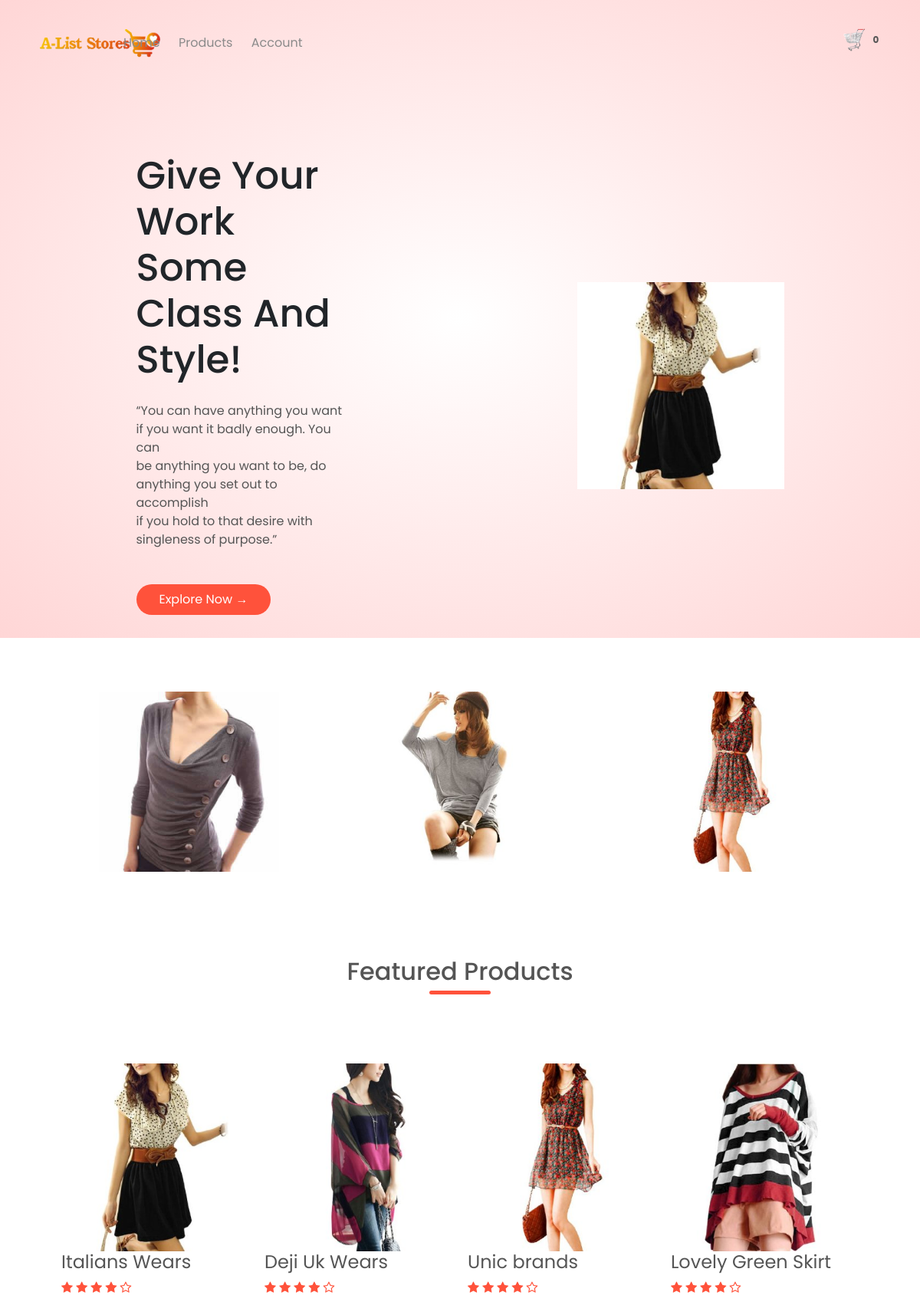
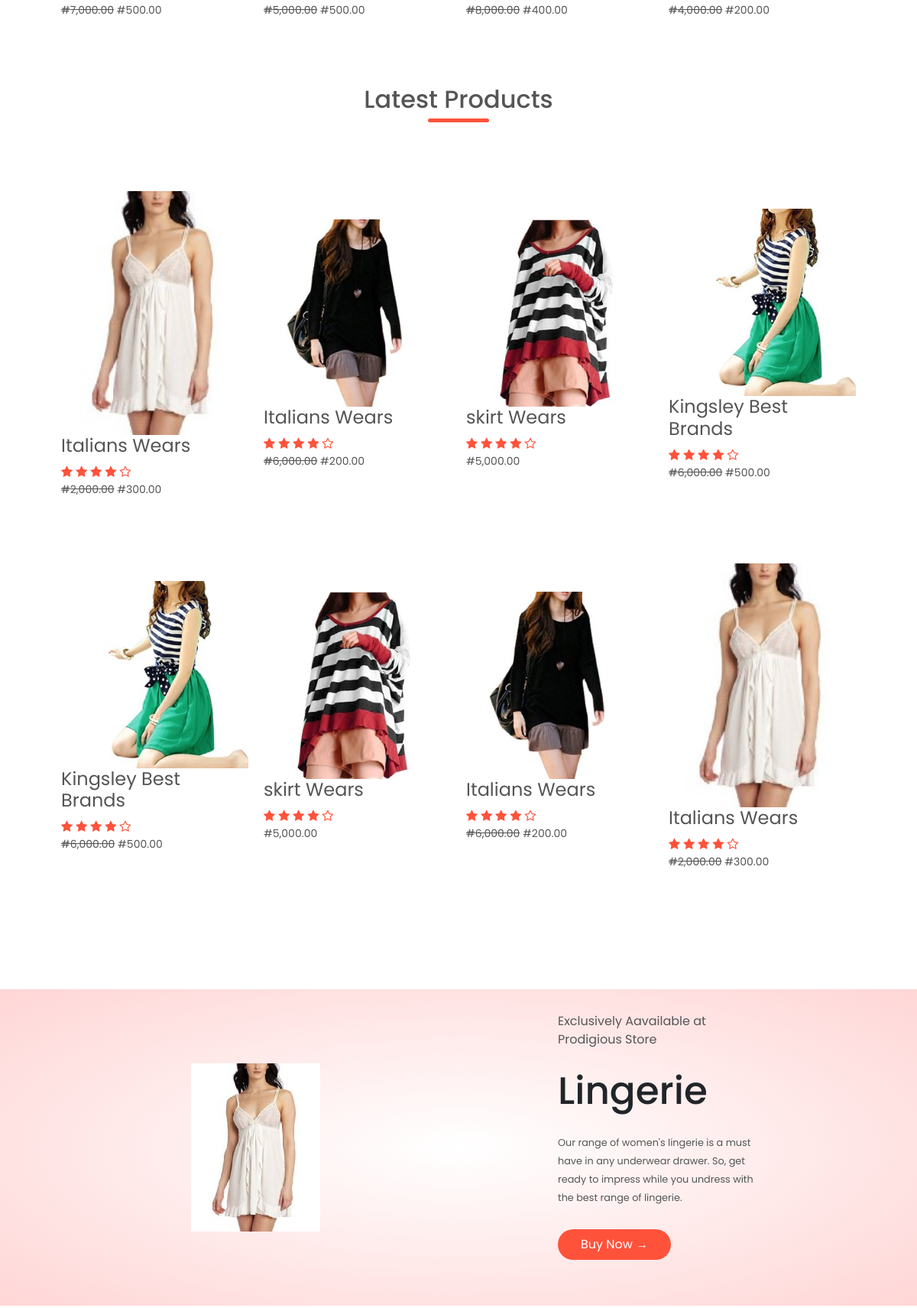
The page / (upper part) on the database its author committed (2 pictures, top to bottom).
### home/models.py (models this page shows, shortened)
class Setting(models.Model):
    STATUS =(
        ('True', 'True'),
        ('False', 'False'),
    )
    title = models.CharField(max_length=100)
    keywords = models.CharField(max_length=255)
    description = models.CharField(max_length=255, null=True)
    company = models.CharField(max_length=50, null=True)
    address = models.CharField( max_length=100)
    phone = models.CharField( null=True, max_length=15)
    email = models.CharField(blank=True, max_length=50)
    icon = models.ImageField(blank=True,null=True,  upload_to='images/')
    logo = models.ImageField(blank=True,null=True, upload_to='images/')
    cart_icon = models.ImageField(blank=True,null=True, upload_to='images/')
    menu_icon = models.ImageField(blank=True,null=True, upload_to='images/')
    facebook = models.CharField(blank=True, max_length=50)
    instagram = models.CharField(blank=True, max_length=50)
    twitter = models.CharField(blank=True, max_length=50)
    created_at = models.DateTimeField(auto_now_add=True)
    updated_at = models.DateTimeField(auto_now=True)
    about =RichTextUploadingField(blank=True)
    about2 =RichTextUploadingField(blank=True, default='About')
    contact =RichTextUploadingField(blank=True)
    status = models.CharField(max_length=10, choices=STATUS)

### product/models.py (models this page shows, shortened)
class Product(models.Model):
    STATUS =(
        ('True', 'True'),
        ('False', 'False'),
    )
    AVAILABLE =(
        ('In Stock', 'In Stock'),
        ('Out Of Stock', 'Out Of Stock'),
        ('ReStocked', 'ReStocked'),
    )
    category = models.ForeignKey(Category, on_delete=models.DO_NOTHING)
    title = models.CharField(max_length=150, blank=True)
    keywords = models.CharField(max_length=255)
    description = models.CharField(max_length=255)
    image= models.ImageField(blank=True, upload_to='images/')
    price = models.FloatField(null=True, blank=True)
    sizes = models.CharField(max_length=30, null=True, default='Large')
    discount_price= models.FloatField(blank=True, null=True)
    available= models.CharField(choices=AVAILABLE, max_length=15, default='In Stock')
    quantity_instock = models.IntegerField(null=True, blank=True, default=1000)
    minquantity = models.IntegerField(blank=True)
    amount = models.IntegerField(null=True, blank=True)
    status = models.CharField(max_length=10, choices=STATUS)
    slug = models.SlugField(null=False, unique=True)
    created_at = models.DateTimeField(auto_now_add=True)
    updated_at = models.DateTimeField(auto_now=True)
    featured = models.BooleanField(blank=True)
    latest = models.BooleanField(blank=True)
    banner = models.BooleanField(blank=True)
    offer = models.BooleanField(blank=True)
    detail = RichTextUploadingField()
    def image_tag(self):
        return mark_safe('<img src="{}" height="50"/>'.format(self.image.url))
    image_tag.short_description = 'Image'

class Category(models.Model):
    STATUS =(
        ('True', 'True'),
        ('False', 'False'),
    )
    title = models.CharField(max_length=150)
    image = models.ImageField(blank=True, upload_to='images/')
    status = models.CharField(max_length=10, choices=STATUS)
    slug = models.SlugField(null=False, unique=True)
    created_at = models.DateTimeField(auto_now_add=True)

### home/views.py (the view)
# urls.py: path('', views.index, name='index'),
def index(request):
    setting= Setting.objects.get(pk=1)
    brands = Brand.objects.all()
    testi = Testimonial.objects.all()
    banner = Product.objects.get(banner=True)
    offer = Product.objects.get(offer=True)
    category = Category.objects.all()[:3]
    featured = Product.objects.filter(featured= True)
    latest = Product.objects.filter(latest= True)[:4]
    latest2 = Product.objects.filter(latest= True).order_by('-id')[:4]
    context={
        'setting':setting,
        'brands': brands,
        'testi': testi,
        'banner': banner,
        'offer': offer,
        'category': category,
        'featured': featured,
        'latest': latest,
        'latest2': latest2,
    }
    return render(request, 'index.html', context)

### home/context_processor.py (called while the page is built)
def cartcount(request):
    cartcount = ShopCart.objects.filter(order_placed=False).filter(user__username=request.user.username)
    total_quantity = 0
    for item in cartcount:
        total_quantity += item.quantity
    context = {'itemcount':total_quantity}
    return context

### home/templates/index.html (shortened to what this page needs)
    {% extends 'base.html' %}
    {% load static %}
    {% load humanize %}
    {% block header %} {% include "header.html" %} {% endblock header %}
    {% block content %} {% include "content.html" %} {% endblock content %}
    {% block offer %}  {% include "offer.html" %} {% endblock offer %}

### home/templates/header.html (shortened to what this page needs)
{% load static %}
<div class="headermain">
    <div class="container">
        <div class="header">
            <div class="logo">
                <a href="{% url 'index' %}"><img src="{{setting.logo.url}}" alt="company logo here"></a>
            </div>
            <div class="navbar">
                <ul id="MenuItems">
                        <li><a href="{% url 'index' %}">Home</a></li>
                        <li><a href="{% url 'category' %}">Products</a></li>
                    {% if user.id is not None %}
                        <li><a href="{% url 'user' %}"><img src="{{profile.image.url}}" alt="" style="border-radius: 30px; height:50px"></a></li>
                        <li>
                           <a href="{% url 'user' %}">Welcome!
                                {% if request.user.first_name %}
                                    {{request.user.first_name}}
                                {% else %}
                                    {{request.user.username}}
                                {% endif %}
                           </a>
                        </li>
                        <li><a href="{% url 'logoutfunc' %}">Logout</a></li>
                        <li><a href="">Change Password</a></li>
                    {% else %}
                        <li><a href="{% url 'accountform' %}">Account</a></li>
                    {% endif %}
                </ul>
            </div>
            <a href="{% url 'order:shopcart' %}"><img src="{{setting.cart_icon.url}}" alt="shop cart" width="30px" height="30px">
                {% if itemcount > 0 %}
                    <span class="badge red z-depth-1 mr-1">{{ itemcount }}</span>
                {% else %}
                    <span class="badge red z-depth-1 mr-1">0</span>
                {% endif %}
            </a>
        </div>
        <div class="row">
            <div class="col-2">
                <h1>Give Your Work Some <br> Class And Style!</h1>
                <p>“You can have anything you want if you want it badly enough. You can  <br>be anything
                     you want to be, do anything you set out to accomplish <br>
                      if you hold to that desire with singleness of purpose.”
                </p>
                    <a href="{% url 'category' %}" class="buttons">Explore Now &#8594;</a>
            </div>
            <div class="col-2">
                <img src="{{banner.image.url}}">
            </div>
        </div>
    </div>
</div>

### home/templates/content.html
{% load humanize %}
    <div class="categories">
        <div class="small-container">
            <div class="row">
                {% if category %}
                    {% for item in category %}
                        <div class="col-3">
                            <a href="{% url 'product_list' item.id item.slug %}"><img src="{{ item.image.url}}"></a>
                        </div>
                    {% endfor %}
                {% endif %}
            </div>
        </div>
    </div>
    <div class="small-container">
        <h2 class="title">Featured Products</h2>
        <div class="row">
        {% if featured %}
            {% for item in featured %}
                <div class="col-4">
                    <a href="{% url 'prod_detail' item.id item.slug %}"><img src="{{ item.image.url}}"></a>
                    <a href="{% url 'prod_detail' item.id item.slug %}"><h4>{{item.title}}</h4></a>
                    <div class="rating">
                        <i class="fa fa-star"></i>
                        <i class="fa fa-star"></i>
                        <i class="fa fa-star"></i>
                        <i class="fa fa-star"></i>
                        <i class="fa fa-star-o"></i>
                    </div>
                    <p class="price">
                        {% if item.discount_price %}
                            <del>#{{item.price | floatformat:2 | intcomma}}</del>
                            <span>#{{ item.discount_price | floatformat:2 | intcomma }}</span>
                        {% else %}
                            <span>#{{ item.price | floatformat:2 | intcomma}}</span>
                        {% endif %}
                    </p>
                </div>
            {% endfor %}
        {% endif %}
        </div>
        <h2 class="title">Latest Products</h2>
        <div class="row">
            {% if latest %}
                {% for item in latest %}
                    <div class="col-4">
                        <a href="{% url 'prod_detail' item.id item.slug %}"><img src="{{ item.image.url}}"></a>
                        <a href="{% url 'prod_detail' item.id item.slug %}"><h4>{{item.title}}</h4></a>
                        <div class="rating">
                            <i class="fa fa-star"></i>
                            <i class="fa fa-star"></i>
                            <i class="fa fa-star"></i>
                            <i class="fa fa-star"></i>
                            <i class="fa fa-star-o"></i>
                        </div>
                        <p class="price">
                            {% if item.discount_price %}
                                <del>#{{item.price | floatformat:2 | intcomma}}</del>
                                <span>#{{ item.discount_price | floatformat:2 | intcomma }}</span>
                            {% else %}
                                <span>#{{ item.price | floatformat:2 | intcomma}}</span>
                            {% endif %}
                        </p>
                    </div>
                {% endfor %}
            {% endif %}
        </div>
        <div class="row">
            {% if latest2 %}
                {% for item in latest2 %}
                    <div class="col-4">
                        <a href="{% url 'prod_detail' item.id item.slug %}"><img src="{{ item.image.url}}"></a>
                        <a href="{% url 'prod_detail' item.id item.slug %}"><h4>{{item.title}}</h4></a>
                        <div class="rating">
                            <i class="fa fa-star"></i>
                            <i class="fa fa-star"></i>
                            <i class="fa fa-star"></i>
                            <i class="fa fa-star"></i>
                            <i class="fa fa-star-o"></i>
                        </div>
                        <p class="price">
                            {% if item.discount_price %}
                                <del>#{{item.price | floatformat:2 | intcomma}}</del>
                                <span>#{{ item.discount_price | floatformat:2 | intcomma }}</span>
                            {% else %}
                                <span>#{{ item.price | floatformat:2 | intcomma}}</span>
                            {% endif %}
                        </p>
                    </div>
                {% endfor %}
            {% endif %}
        </div>
    </div>

### home/templates/offer.html
    <div class="offer">
        <div class="small-container">
            <div class="row">
                <div class="col-2">
                    <img src="{{offer.image.url}}" class="offer-img">
                </div>
                <div class="col-2">
                    <p>Exclusively Aavailable at Prodigious Store</p>
                    <h1>Lingerie </h1>
                    <small>
                        Our range of women's lingerie is a must have in any underwear drawer.
                        So, get ready to impress while you undress with the best range of lingerie.
                    </small>
                    <a href="{% url 'category' %}" class="buttons">Buy Now &#8594;</a>
                </div>
            </div>
        </div>
    </div>

### home/static/css/main.css (style rules this page uses)
* { padding: 0; margin: 0; box-sizing: border-box; }
body { font-family: 'Poppins', sans-serif; }
.headermain { background: radial-gradient(#fff, #ffd6d6); }
.container { max-width: 1300px; margin: auto; padding: 0 25px; }
.header { display: flex; align-items: center; padding: 20px; }
.logo { width: 100px; }
.logo img { width: 170px; }
.navbar { flex: 1; text-align: right; }
.navbar li { display: inline-block; margin-right: 20px; }
a { text-decoration: none; color: #555; }
p { color: #555; }
.row { display: flex; align-items: center; flex-wrap: wrap; justify-content: space-around; }
.headermain .row { margin: 70px 0; }
.col-2 { flex-basis: 50%; min-width: 300px; }
.col-2 img { max-width: 100%; padding: 50px 0; }
.col-2 h1 { font-size: 50px; line-height: 60px; margin: 25px 0; }
.buttons { display: inline-block; background: #ff523b; color: white; text-decoration: none; padding: 8px 30px; margin: 30px 0; border-radius: 30px; }
.categories { margin: 70px 0; }
.small-container { max-width: 1080px; margin: auto; padding: 0 25px; }
.col-3 { flex-basis: 30%; min-width: 250px; margin-bottom: 30px; }
.col-3 img { width: 100%; }
.title { text-align: center; margin: 0 auto 80px; position: relative; line-height: 60px; color: #555; }
.col-4 { flex-basis: 25%; padding: 10px; min-width: 200px; margin-bottom: 50px; transition: transform 0.5s; }
.col-4 img { width: 100%; }
.title::after { content: ''; background: #ff523b; width: 80px; height: 5px; border-radius: 5px; position: absolute; bottom: 0; left: 50%; transform: translateX(-50%); }
h4 { color: #555; font-weight: normal; }
.col-4 p { font-size: 14px; }
.rating .fa { color: #ff523b; }
.offer { background: radial-gradient(#fff, #ffd6d6); margin-top: 80px; padding: 30px 0; }
.col-2 .offer-img { padding: 50px; }
small { color: #555; }
ul { list-style-type: none; }
ul li { margin-bottom: 10px; }
ul a { text-decoration: none; color: #8a8a8a; }

### rows shown on the page
Setting: logo (picture), cart_icon (picture)
Product: image (picture), title "Italians Wears", price "7,000.00", discount_price "500.00"
Category: image (picture)
Category: image (picture)
Category: image (picture)
Product: image (picture), title "Deji Uk Wears", price "5,000.00", discount_price "500.00"
Product: image (picture), title "Unic brands", price "8,000.00", discount_price "400.00"
Product: image (picture), title "Lovely Green Skirt", price "4,000.00", discount_price "200.00"
Product: image (picture), title "Italians Wears", price "2,000.00", discount_price "300.00"
Product: image (picture), title "Italians Wears", price "6,000.00", discount_price "200.00"
Product: image (picture), title "skirt Wears", price "5,000.00"
Product: image (picture), title "Kingsley Best Brands", price "6,000.00", discount_price "500.00"
